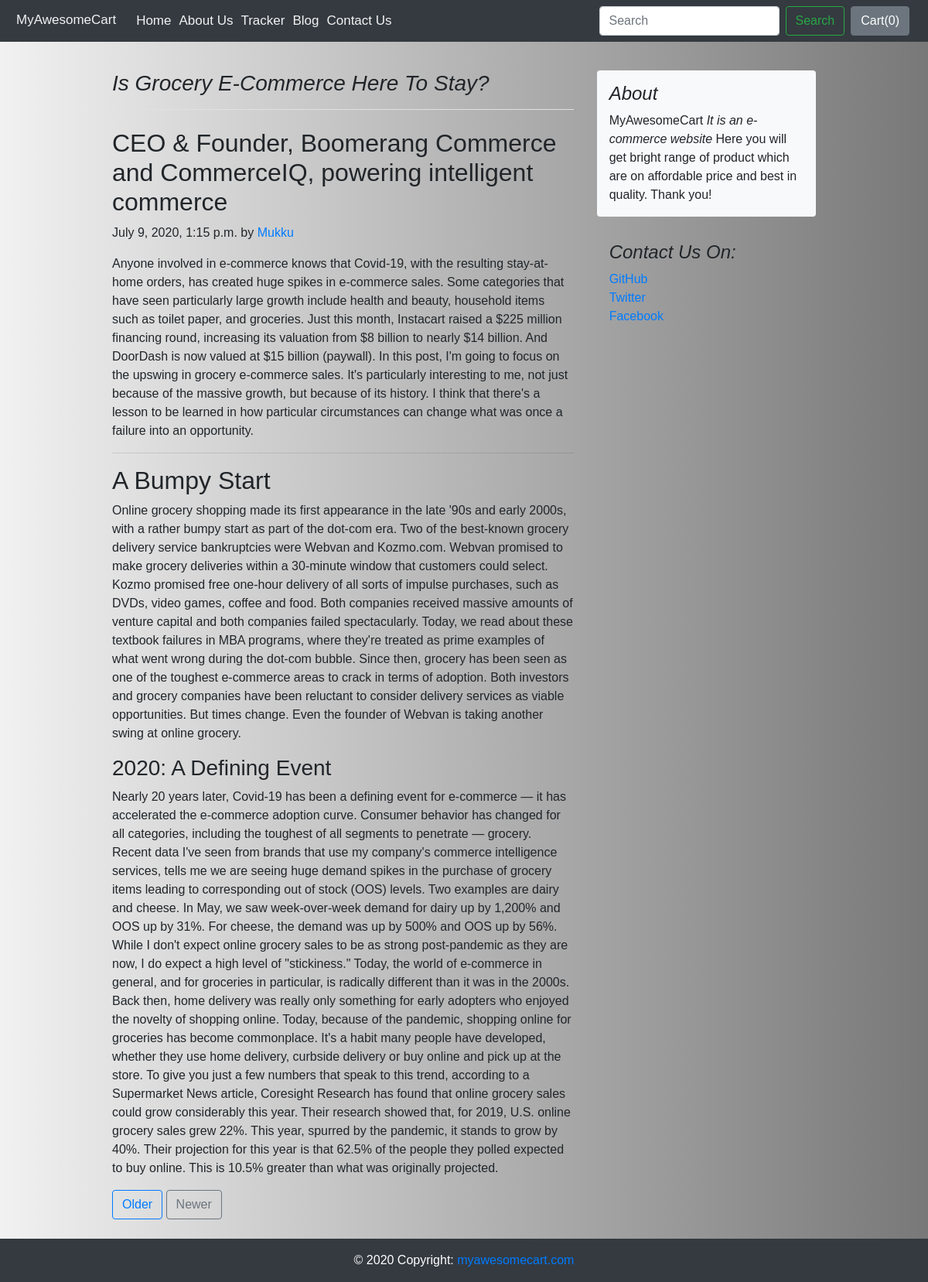
The app's page /blog/blogpost/2 with its own data.
### blog/models.py (models this page shows, shortened)
class Blogpost(models.Model):
    post_id = models.AutoField(primary_key=True)
    title = models.CharField(max_length=50)
    head0 = models.CharField(max_length=500, default="")
    chead0 = models.CharField(max_length=5000, default="")
    head1 = models.CharField(max_length=500, default="")
    chead1 = models.CharField(max_length=5000, default="")
    head2 = models.CharField(max_length=500, default="")
    chead2 = models.CharField(max_length=5000, default="")
    pub_date = models.DateTimeField(default=datetime.now)
    thumbnail = models.ImageField(upload_to="blog/images", default="")

### blog/views.py (the view)
# urls.py: path('blogpost/<int:id>', views.blogpost,name='blogPost')
def blogpost(request,id):
    lent = Blogpost.objects.all()
    post = Blogpost.objects.filter(post_id=id)[0]
    print(post.post_id)
    pre = post.post_id - 1
    nex = post.post_id + 1
    if pre == 0 :
        pre = post.post_id
    if nex > len(lent):
        nex = post.post_id
    print(pre,nex)
    return render(request,'blog/blogpost.html',{'post':post,'pre':pre,'nex':nex})

### blog/templates/blog/blogpost.html (shortened to what this page needs)
{% extends 'blog/basic.html' %}
{% block body %}
<main role="main" class="container">
      <div class="row">
        <div class="col-md-8 blog-main">
          <h3 class="pb-3 mb-4 font-italic border-bottom">
            {{post.title}}
          </h3>
          <div class="blog-post">
            <h2 class="blog-post-title">{{post.head0}}</h2>
            <p class="blog-post-meta">{{post.pub_date}} by <a href="#">Mukku</a></p>
            <p>{{post.chead0}}</p>
            <hr>
              <h2>{{post.head1}}</h2>
            <p>{{post.chead1}}</p>
            <h3>{{post.head2}}</h3>
            <p>{{post.chead2}}</p>
          </div>
          <nav class="blog-pagination">
            <a class="btn btn-outline-primary" href="{{pre}}">Older</a>
            <a class="btn btn-outline-secondary" href="{{nex}}">Newer</a>
          </nav>
        </div>
        <aside class="col-md-4 blog-sidebar">
          <div class="p-3 mb-3 bg-light rounded">
            <h4 class="font-italic">About</h4>
            <p class="mb-0">MyAwesomeCart<em> It is an e-commerce website</em> Here you will get bright range of product which are on affordable price and best in quality. Thank you!</p>
          </div>
          <div class="p-3">
            <h4 class="font-italic">Contact Us On:</h4>
            <ol class="list-unstyled">
              <li><a href="#">GitHub</a></li>
              <li><a href="#">Twitter</a></li>
              <li><a href="#">Facebook</a></li>
            </ol>
          </div>
        </aside>
      </div>
    </main>
{% endblock %}

### records on screen
Blogpost: title "Is Grocery E-Commerce Here To Stay?", head0 "CEO & Founder, Boomerang Commerce and CommerceIQ, powering intelligent commerce", pub_date "July 9, 2020, 1:15 p.m.", chead0 "Anyone involved in e-commerce knows that Covid-19, with the resulting stay-at-home orders, has created huge spikes in e-commerce sales. Some categories that have seen particularly large growth include health and beauty, household items such as toilet paper, and groceries. Just this month, Instacart raised a $225 million financing round, increasing its valuation from $8 billion to nearly $14 billion. And DoorDash is now valued at $15 billion (paywall). In this post, I'm going to focus on the upswing in grocery e-commerce sales. It's particularly interesting to me, not just because of the massive growth, but because of its history. I think that there's a lesson to be learned in how particular…", head1 "A Bumpy Start", chead1 "Online grocery shopping made its first appearance in the late '90s and early 2000s, with a rather bumpy start as part of the dot-com era. Two of the best-known grocery delivery service bankruptcies were Webvan and Kozmo.com. Webvan promised to make grocery deliveries within a 30-minute window that customers could select. Kozmo promised free one-hour delivery of all sorts of impulse purchases, such as DVDs, video games, coffee and food. Both companies received massive amounts of venture capital and both companies failed spectacularly. Today, we read about these textbook failures in MBA programs, where they're treated as prime examples of what went wrong during the dot-com bubble. Since then,…", head2 "2020: A Defining Event", chead2 "Nearly 20 years later, Covid-19 has been a defining event for e-commerce — it has accelerated the e-commerce adoption curve. Consumer behavior has changed for all categories, including the toughest of all segments to penetrate — grocery. Recent data I've seen from brands that use my company's commerce intelligence services, tells me we are seeing huge demand spikes in the purchase of grocery items leading to corresponding out of stock (OOS) levels. Two examples are dairy and cheese. In May, we saw week-over-week demand for dairy up by 1,200% and OOS up by 31%. For cheese, the demand was up by 500% and OOS up by 56%. While I don't expect online grocery sales to be as strong post-pandemic as…"
